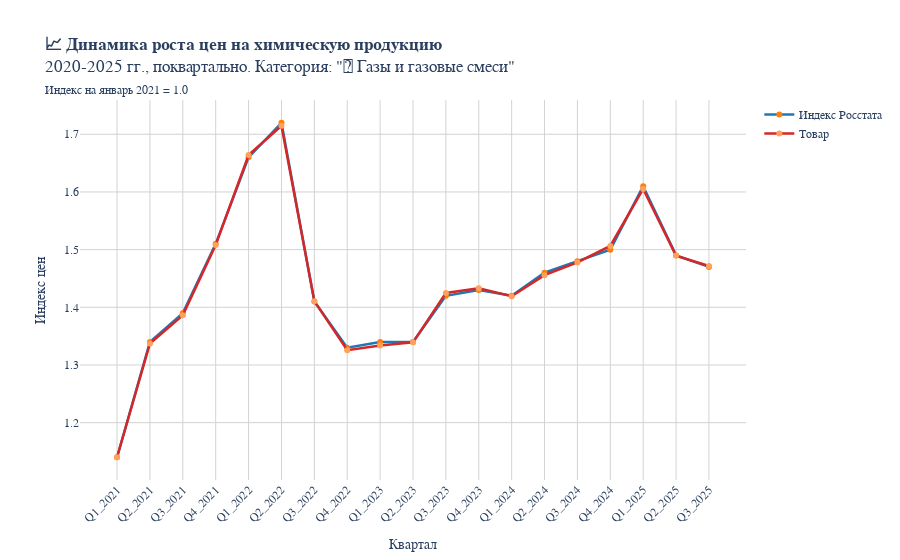
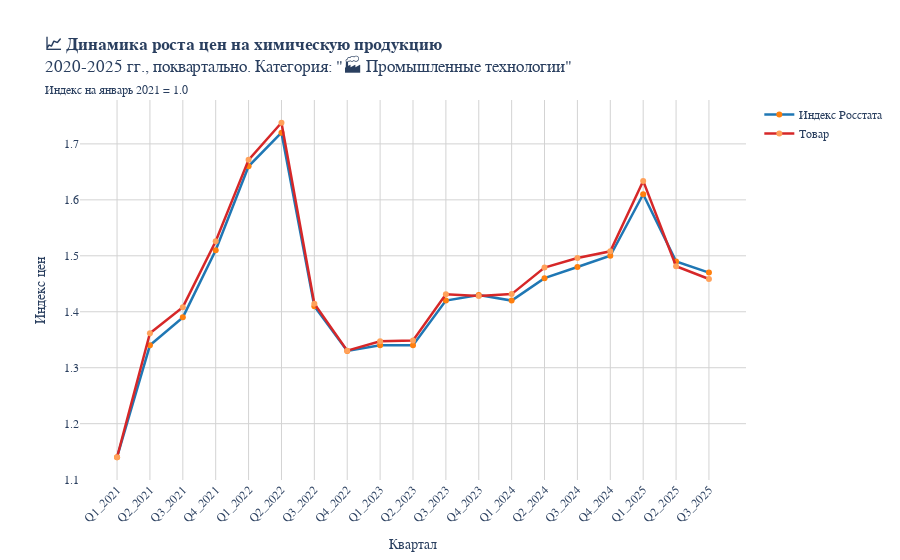
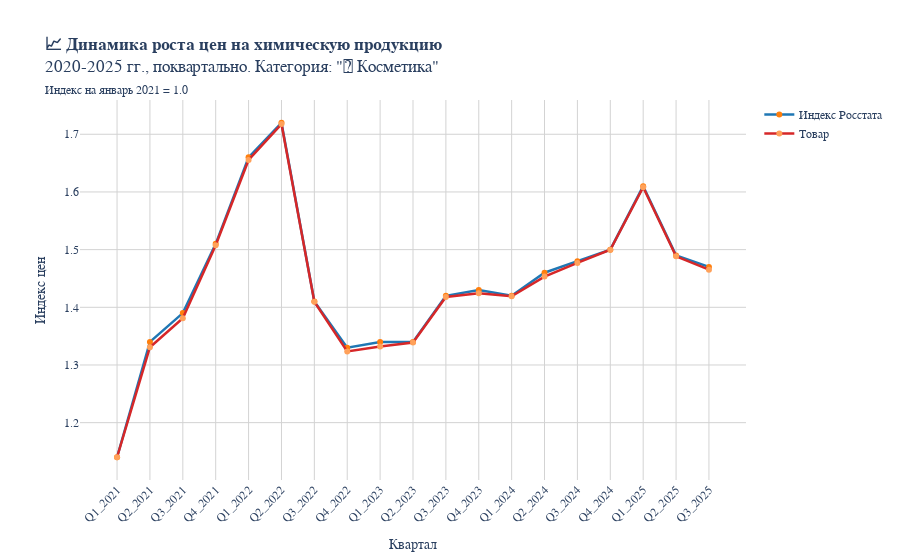
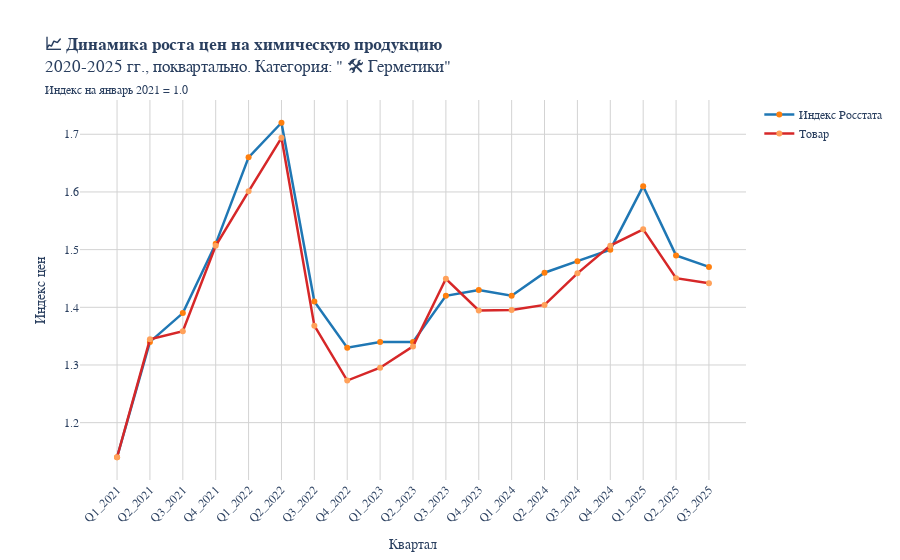

Write notebook code for charts like these, in order.
### Code cell
import plotly.graph_objects as go
def realprices_and_rosstat_comparison(data_sample, item_type = ''):
    
    if item_type == 'product':
        prefix = 'Товар:'
        
    elif item_type == 'category':
        prefix = 'Категория:'
    else:
        prefix = ''
    data_sample_price_history = data_sample[[
        'Цена_Q1_2021', 'Цена_Q2_2021', 'Цена_Q3_2021', 'Цена_Q4_2021',
        'Цена_Q1_2022', 'Цена_Q2_2022', 'Цена_Q3_2022', 'Цена_Q4_2022', 
        'Цена_Q1_2023', 'Цена_Q2_2023', 'Цена_Q3_2023', 'Цена_Q4_2023',
        'Цена_Q1_2024', 'Цена_Q2_2024', 'Цена_Q3_2024', 'Цена_Q4_2024',
        'Цена_Q1_2025', 'Цена_Q2_2025', 'Цена_Q3_2025']].squeeze()
    
    data_sample_quarter_scalled = data_sample_price_history.pct_change() + 1
    data_sample_quarter_scalled['Цена_Q1_2021'] = 1.14
    data_sample_quarter_scalled = data_sample_quarter_scalled.cumprod()
    data_sample_quarter_scalled.index = data_sample_quarter_scalled.index.str.slice(5)
    
    def create_quarterly_features(historical_prices):
        """
        Создает квартальные фичи на основе месячных данных
        Берет последний месяц каждого квартала
        """
        quarterly_features = {}
        
        # Отбираем конечные месяцы кварталов
        quarter_months = {
            'Q1': '03',  # март
            'Q2': '06',  # июнь
            'Q3': '09',  # сентябрь
            'Q4': '12'   # декабрь
        }
        
        for month, price in historical_prices.items():
            year, month_num = month.split('-')
            
            # Проверяем, является ли месяц конечным в квартале
            for quarter, end_month in quarter_months.items():
                if month_num == end_month:
                    feature_name = f'Цена_{quarter}_{year}'
                    quarterly_features[feature_name] = round(price, 2)
        
        return quarterly_features
    
    quarterly_prices_growth = create_quarterly_features(monthly_price_growth_pd.to_dict())
    quarterly_prices_growth = dict(zip(list(map(lambda x: x[5:],quarterly_prices_growth.keys())),quarterly_prices_growth.values()))
    quarterly_prices_growth_pd = pd.DataFrame.from_dict(quarterly_prices_growth,orient = 'index').squeeze()
    
    import plotly.graph_objects as go
    
    # Создаем график через go.Figure с сохранением всех настроек
    chemical_prices_growth_2020_2025_by_quarter_plot = go.Figure()
    
    # Добавляем основной график (тот что был в px.line)
    chemical_prices_growth_2020_2025_by_quarter_plot.add_trace(
        go.Scatter(
            x=quarterly_prices_growth_pd.index, 
            y=quarterly_prices_growth_pd,
            mode='lines+markers',
            name='Индекс Росстата',
            line=dict(width=2.5, color='#1f77b4'),
            marker=dict(size=6, color='#ff7f0e'),
            hovertemplate='<b>%{x}</b><br>Индекс: %{y:.2f}<extra></extra>'
        )
    )
    
    # Добавляем второй датасет
    chemical_prices_growth_2020_2025_by_quarter_plot.add_trace(
        go.Scatter(
            x=data_sample_quarter_scalled.index,
            y=data_sample_quarter_scalled,
            mode='lines+markers',
            name='Товар',
            line=dict(width=2.5, color='#d62728'),
            marker=dict(size=6, color='#FFA15A'),
            hovertemplate='<b>%{x}</b><br>Значение: %{y:.2f}<extra></extra>'
        )
    )
    
    # Копируем все настройки layout из px.line
    chemical_prices_growth_2020_2025_by_quarter_plot.update_layout(
        title=f'''<b>📈 Динамика роста цен на химическую продукцию
        </b><br>2020-2025 гг., поквартально. {prefix} \"{data_sample["Название товара"].iloc[0]}\"
        </b><br><span style="font-size: 12px;">Индекс на январь 2021 = 1.0</span>''',
        xaxis_title='Период',
        yaxis_title='Индекс цен (база = 1)',
        plot_bgcolor='white',
        paper_bgcolor='white',
        font=dict(family='Arial', size=12),
        xaxis=dict(
            showgrid=True, 
            gridwidth=1, 
            gridcolor='lightgray',
            tickangle=-45,
            title='Квартал'
        ),
        yaxis=dict(
            showgrid=True, 
            gridwidth=1, 
            gridcolor='lightgray',
            title='Индекс цен'
        ),
        hovermode='x unified',
        showlegend=True
    )
    
    chemical_prices_growth_2020_2025_by_quarter_plot.show()
    
    #Сохраняем график в PNG
    # chemical_prices_growth_2020_2025_by_quarter_plot.write_image(
    #     FOLDER_PATH + f'graphs/product_{data_sample["Название товара"].item()}.png',
    #     format="png",
    #     width=1200,
    #     height=600,
    #     scale=2)
    
data_sample = data.sample(1)
# realprices_and_rosstat_comparison(data_sample, item_type = 'product')

categories_list = data['Категория'].unique().tolist()
emoji_list = ['🧪', '🏭', '💄',' 🛠️', '🔗', '💥']
categories_emoji_list = list(zip(categories_list, emoji_list))

sample_cols = [
        'Цена_Q1_2021', 'Цена_Q2_2021', 'Цена_Q3_2021', 'Цена_Q4_2021',
        'Цена_Q1_2022', 'Цена_Q2_2022', 'Цена_Q3_2022', 'Цена_Q4_2022', 
        'Цена_Q1_2023', 'Цена_Q2_2023', 'Цена_Q3_2023', 'Цена_Q4_2023',
        'Цена_Q1_2024', 'Цена_Q2_2024', 'Цена_Q3_2024', 'Цена_Q4_2024',
        'Цена_Q1_2025', 'Цена_Q2_2025', 'Цена_Q3_2025']

for category, emoji in categories_emoji_list:
    data_sample = data.loc[data['Категория'] == category, sample_cols].mean().to_frame().T
    data_sample['Название товара'] = f'{emoji} {category}'
    realprices_and_rosstat_comparison(data_sample, item_type = 'category')

### Figure 1 — Plotly figure (JSON) as saved in the notebook; plotly's stock layout.template omitted (floating-point values rounded to 4 significant figures)
{"data": [{"hovertemplate": "<b>%{x}</b><br>Индекс: %{y:.2f}<extra></extra>", "line": {"color": "#1f77b4", "width": 2.5}, "marker": {"color": "#ff7f0e", "size": 6}, "mode": "lines+markers", "name": "Индекс Росстата", "type": "scatter", "x": ["Q1_2021", "Q2_2021", "Q3_2021", "Q4_2021", "Q1_2022", "Q2_2022", "Q3_2022", "Q4_2022", "Q1_2023", "Q2_2023", "Q3_2023", "Q4_2023", "Q1_2024", "Q2_2024", "Q3_2024", "Q4_2024", "Q1_2025", "Q2_2025", "Q3_2025"], "y": [1.14, 1.34, 1.39, 1.51, 1.66, 1.72, 1.41, 1.33, 1.34, 1.34, 1.42, 1.43, 1.42, 1.46, 1.48, 1.5, 1.61, 1.49, 1.47]}, {"hovertemplate": "<b>%{x}</b><br>Значение: %{y:.2f}<extra></extra>", "line": {"color": "#d62728", "width": 2.5}, "marker": {"color": "#FFA15A", "size": 6}, "mode": "lines+markers", "name": "Товар", "type": "scatter", "x": ["Q1_2021", "Q2_2021", "Q3_2021", "Q4_2021", "Q1_2022", "Q2_2022", "Q3_2022", "Q4_2022", "Q1_2023", "Q2_2023", "Q3_2023", "Q4_2023", "Q1_2024", "Q2_2024", "Q3_2024", "Q4_2024", "Q1_2025", "Q2_2025", "Q3_2025"], "y": [1.14, 1.337, 1.386, 1.508, 1.664, 1.715, 1.411, 1.326, 1.334, 1.339, 1.425, 1.433, 1.419, 1.456, 1.478, 1.506, 1.605, 1.49, 1.472]}], "layout": {"font": {"family": "Arial", "size": 12}, "hovermode": "x unified", "paper_bgcolor": "white", "plot_bgcolor": "white", "showlegend": true, "title": {"text": "<b>📈 Динамика роста цен на химическую продукцию\n        </b><br>2020-2025 гг., поквартально. Категория: \"🧪 Газы и газовые смеси\"\n        </b><br><span style=\"font-size: 12px;\">Индекс на январь 2021 = 1.0</span>"}, "xaxis": {"gridcolor": "lightgray", "gridwidth": 1, "showgrid": true, "tickangle": -45, "title": {"text": "Квартал"}}, "yaxis": {"gridcolor": "lightgray", "gridwidth": 1, "showgrid": true, "title": {"text": "Индекс цен"}}}}

### Figure 2 — Plotly figure (JSON) as saved in the notebook; plotly's stock layout.template omitted (floating-point values rounded to 4 significant figures)
{"data": [{"hovertemplate": "<b>%{x}</b><br>Индекс: %{y:.2f}<extra></extra>", "line": {"color": "#1f77b4", "width": 2.5}, "marker": {"color": "#ff7f0e", "size": 6}, "mode": "lines+markers", "name": "Индекс Росстата", "type": "scatter", "x": ["Q1_2021", "Q2_2021", "Q3_2021", "Q4_2021", "Q1_2022", "Q2_2022", "Q3_2022", "Q4_2022", "Q1_2023", "Q2_2023", "Q3_2023", "Q4_2023", "Q1_2024", "Q2_2024", "Q3_2024", "Q4_2024", "Q1_2025", "Q2_2025", "Q3_2025"], "y": [1.14, 1.34, 1.39, 1.51, 1.66, 1.72, 1.41, 1.33, 1.34, 1.34, 1.42, 1.43, 1.42, 1.46, 1.48, 1.5, 1.61, 1.49, 1.47]}, {"hovertemplate": "<b>%{x}</b><br>Значение: %{y:.2f}<extra></extra>", "line": {"color": "#d62728", "width": 2.5}, "marker": {"color": "#FFA15A", "size": 6}, "mode": "lines+markers", "name": "Товар", "type": "scatter", "x": ["Q1_2021", "Q2_2021", "Q3_2021", "Q4_2021", "Q1_2022", "Q2_2022", "Q3_2022", "Q4_2022", "Q1_2023", "Q2_2023", "Q3_2023", "Q4_2023", "Q1_2024", "Q2_2024", "Q3_2024", "Q4_2024", "Q1_2025", "Q2_2025", "Q3_2025"], "y": [1.14, 1.362, 1.408, 1.526, 1.671, 1.738, 1.414, 1.331, 1.347, 1.349, 1.431, 1.428, 1.432, 1.479, 1.496, 1.508, 1.634, 1.481, 1.459]}], "layout": {"font": {"family": "Arial", "size": 12}, "hovermode": "x unified", "paper_bgcolor": "white", "plot_bgcolor": "white", "showlegend": true, "title": {"text": "<b>📈 Динамика роста цен на химическую продукцию\n        </b><br>2020-2025 гг., поквартально. Категория: \"🏭 Промышленные технологии\"\n        </b><br><span style=\"font-size: 12px;\">Индекс на январь 2021 = 1.0</span>"}, "xaxis": {"gridcolor": "lightgray", "gridwidth": 1, "showgrid": true, "tickangle": -45, "title": {"text": "Квартал"}}, "yaxis": {"gridcolor": "lightgray", "gridwidth": 1, "showgrid": true, "title": {"text": "Индекс цен"}}}}

### Figure 3 — Plotly figure (JSON) as saved in the notebook; plotly's stock layout.template omitted (floating-point values rounded to 4 significant figures)
{"data": [{"hovertemplate": "<b>%{x}</b><br>Индекс: %{y:.2f}<extra></extra>", "line": {"color": "#1f77b4", "width": 2.5}, "marker": {"color": "#ff7f0e", "size": 6}, "mode": "lines+markers", "name": "Индекс Росстата", "type": "scatter", "x": ["Q1_2021", "Q2_2021", "Q3_2021", "Q4_2021", "Q1_2022", "Q2_2022", "Q3_2022", "Q4_2022", "Q1_2023", "Q2_2023", "Q3_2023", "Q4_2023", "Q1_2024", "Q2_2024", "Q3_2024", "Q4_2024", "Q1_2025", "Q2_2025", "Q3_2025"], "y": [1.14, 1.34, 1.39, 1.51, 1.66, 1.72, 1.41, 1.33, 1.34, 1.34, 1.42, 1.43, 1.42, 1.46, 1.48, 1.5, 1.61, 1.49, 1.47]}, {"hovertemplate": "<b>%{x}</b><br>Значение: %{y:.2f}<extra></extra>", "line": {"color": "#d62728", "width": 2.5}, "marker": {"color": "#FFA15A", "size": 6}, "mode": "lines+markers", "name": "Товар", "type": "scatter", "x": ["Q1_2021", "Q2_2021", "Q3_2021", "Q4_2021", "Q1_2022", "Q2_2022", "Q3_2022", "Q4_2022", "Q1_2023", "Q2_2023", "Q3_2023", "Q4_2023", "Q1_2024", "Q2_2024", "Q3_2024", "Q4_2024", "Q1_2025", "Q2_2025", "Q3_2025"], "y": [1.14, 1.331, 1.381, 1.508, 1.655, 1.718, 1.41, 1.324, 1.332, 1.339, 1.418, 1.424, 1.419, 1.453, 1.477, 1.5, 1.608, 1.488, 1.465]}], "layout": {"font": {"family": "Arial", "size": 12}, "hovermode": "x unified", "paper_bgcolor": "white", "plot_bgcolor": "white", "showlegend": true, "title": {"text": "<b>📈 Динамика роста цен на химическую продукцию\n        </b><br>2020-2025 гг., поквартально. Категория: \"💄 Косметика\"\n        </b><br><span style=\"font-size: 12px;\">Индекс на январь 2021 = 1.0</span>"}, "xaxis": {"gridcolor": "lightgray", "gridwidth": 1, "showgrid": true, "tickangle": -45, "title": {"text": "Квартал"}}, "yaxis": {"gridcolor": "lightgray", "gridwidth": 1, "showgrid": true, "title": {"text": "Индекс цен"}}}}

### Figure 4 — Plotly figure (JSON) as saved in the notebook; plotly's stock layout.template omitted (floating-point values rounded to 4 significant figures)
{"data": [{"hovertemplate": "<b>%{x}</b><br>Индекс: %{y:.2f}<extra></extra>", "line": {"color": "#1f77b4", "width": 2.5}, "marker": {"color": "#ff7f0e", "size": 6}, "mode": "lines+markers", "name": "Индекс Росстата", "type": "scatter", "x": ["Q1_2021", "Q2_2021", "Q3_2021", "Q4_2021", "Q1_2022", "Q2_2022", "Q3_2022", "Q4_2022", "Q1_2023", "Q2_2023", "Q3_2023", "Q4_2023", "Q1_2024", "Q2_2024", "Q3_2024", "Q4_2024", "Q1_2025", "Q2_2025", "Q3_2025"], "y": [1.14, 1.34, 1.39, 1.51, 1.66, 1.72, 1.41, 1.33, 1.34, 1.34, 1.42, 1.43, 1.42, 1.46, 1.48, 1.5, 1.61, 1.49, 1.47]}, {"hovertemplate": "<b>%{x}</b><br>Значение: %{y:.2f}<extra></extra>", "line": {"color": "#d62728", "width": 2.5}, "marker": {"color": "#FFA15A", "size": 6}, "mode": "lines+markers", "name": "Товар", "type": "scatter", "x": ["Q1_2021", "Q2_2021", "Q3_2021", "Q4_2021", "Q1_2022", "Q2_2022", "Q3_2022", "Q4_2022", "Q1_2023", "Q2_2023", "Q3_2023", "Q4_2023", "Q1_2024", "Q2_2024", "Q3_2024", "Q4_2024", "Q1_2025", "Q2_2025", "Q3_2025"], "y": [1.14, 1.344, 1.358, 1.507, 1.601, 1.694, 1.368, 1.273, 1.295, 1.332, 1.449, 1.394, 1.395, 1.404, 1.459, 1.507, 1.535, 1.45, 1.442]}], "layout": {"font": {"family": "Arial", "size": 12}, "hovermode": "x unified", "paper_bgcolor": "white", "plot_bgcolor": "white", "showlegend": true, "title": {"text": "<b>📈 Динамика роста цен на химическую продукцию\n        </b><br>2020-2025 гг., поквартально. Категория: \" 🛠️ Герметики\"\n        </b><br><span style=\"font-size: 12px;\">Индекс на январь 2021 = 1.0</span>"}, "xaxis": {"gridcolor": "lightgray", "gridwidth": 1, "showgrid": true, "tickangle": -45, "title": {"text": "Квартал"}}, "yaxis": {"gridcolor": "lightgray", "gridwidth": 1, "showgrid": true, "title": {"text": "Индекс цен"}}}}
